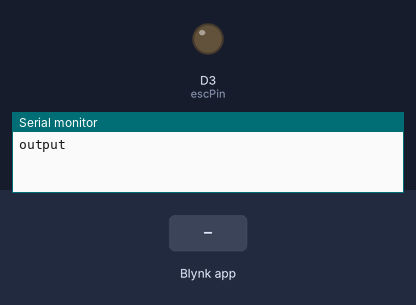
This sketch was run on a simulated ESP8266 (NodeMCU). Parts: output pins drawn as LEDs (lit = HIGH), the last lines printed to the serial monitor. The test bench sets the inputs (shaded band). WiFi joins after 1.5 s; servers stay silent unless stated.

Above: at 3.0 s.
3.1 s: Blynk app writes 1 to V0
At 3.5 s:
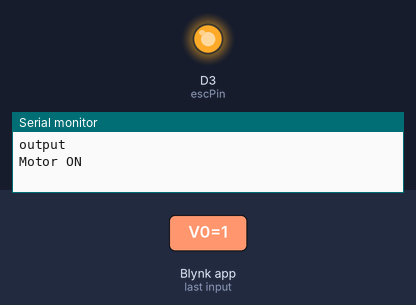
4.6 s: Blynk app writes 0 to V0
At 5.8 s:
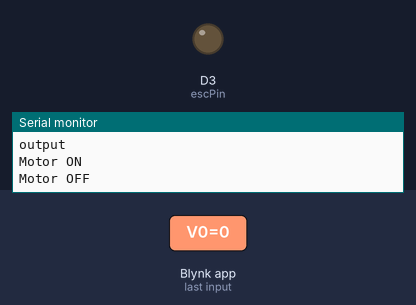
Timing chart, 0 to 7.6 s (numbered marks = the images above; inputs shaded):
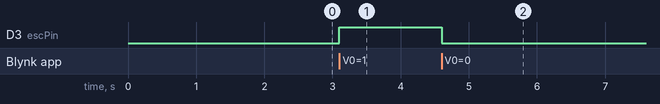

Measured:
- after the input at 3.1 s, D3 (escPin): LOW → HIGH at once
- after the input at 4.6 s, D3 (escPin): HIGH → LOW at once

The sketch:

smart_home_2.ino
```cpp
#include <ESP8266WiFi.h>
#include <BlynkSimpleEsp8266.h>

#define BLYNK_TEMPLATE_ID           "TMPL6skp4xWMP"
#define BLYNK_TEMPLATE_NAME         "Quickstart Device"
#define BLYNK_AUTH_TOKEN            "a0aLRSPLhr6YpXncan1CTHlwc4HF3zhu"
#define BLYNK_PRINT Serial

char ssid[] = "saikat";
char pass[] = "saikat5511";

const int escPin = D3; // ESC signal pin

BlynkTimer timer;

BLYNK_WRITE(V0)
{
  int value = param.asInt();
  Blynk.virtualWrite(V0, value);

  if (value == 1) {
    analogWrite(escPin, 1023); // Set ESC signal to maximum throttle
    Serial.println("Motor ON"); // Print status on Serial monitor
  } else {
    analogWrite(escPin, 0); // Set ESC signal to minimum throttle
    Serial.println("Motor OFF"); // Print status on Serial monitor
  }
}

void setup()
{
  pinMode(escPin, OUTPUT);
  Serial.println("output");

  Serial.begin(115200);
  Blynk.begin(BLYNK_AUTH_TOKEN, ssid, pass);
  timer.setInterval(1000L, myTimerEvent);
  analogWriteFreq(500); // Set PWM frequency to 500 Hz
}

void loop()
{
  Blynk.run();
  timer.run();
}

void myTimerEvent()
{
  // This function is called periodically
  // You can add code here to perform tasks at specific intervals
}
```
